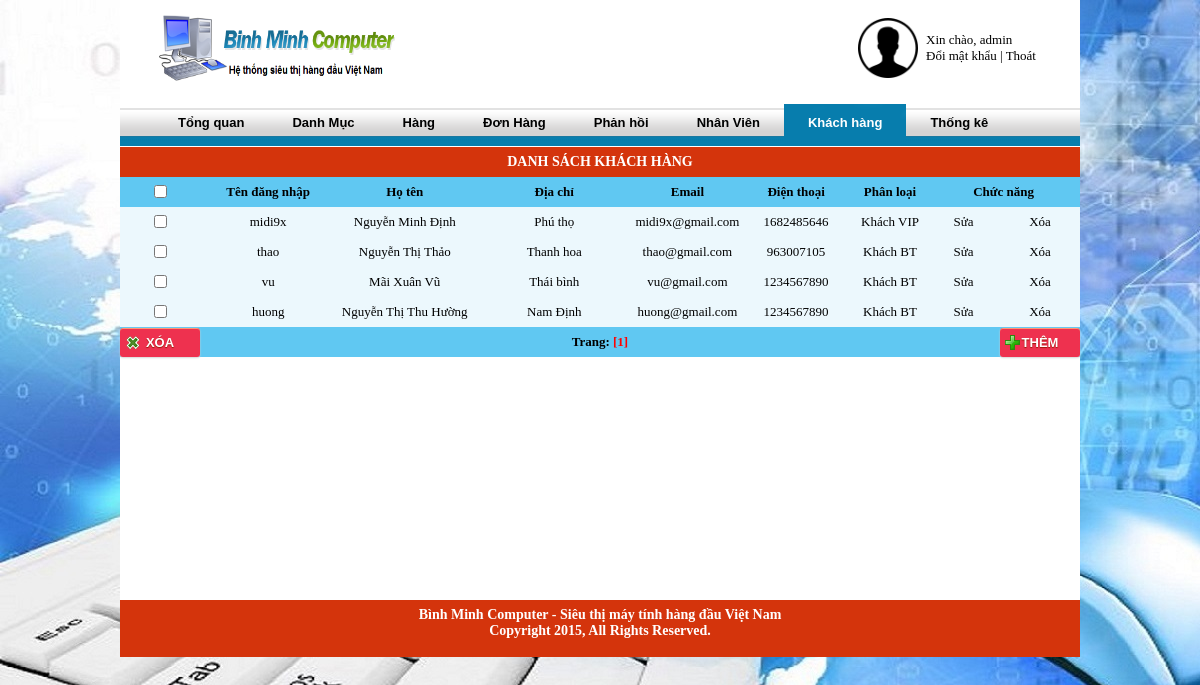
Screenshot of /admin/?m=khach-hang (signed in) with the database file from the repository.
### tables this page shows
CREATE TABLE IF NOT EXISTS `khachhang` (
  `id_kh` int(11) NOT NULL AUTO_INCREMENT,
  `username` text NOT NULL,
  `password` varchar(32) NOT NULL,
  `hoten` text NOT NULL,
  `diachi` text NOT NULL,
  `dienthoai` int(11) NOT NULL,
  `email` text NOT NULL,
  `ngaysinh` date NOT NULL,
  `gioitinh` int(1) NOT NULL,
  `phanloai` int(1) NOT NULL,
  PRIMARY KEY (`id_kh`)
);

### admin/include/khach-hang.php (the view, shortened to what this page needs)
<form method="post">
<table width="960" border="0" cellspacing="0" cellpadding="0">
  <tr>
    <td colspan="9" class="tieude" align="center">DANH SÁCH KHÁCH HÀNG</td>
  </tr>
  <tr height="30" class="dau">
    <td align="center" width="50" ><input id="selectall" type="checkbox"></td>
    <td align="center" width="150">Tên đăng nhập</strong></td>
    <td width="150" align="center"><strong>Họ tên</strong></td>
    <td align="center" width="130"><strong>Địa chỉ</strong></td>
    <td align="center" width="100"><strong>Email</strong></td>
    <td align="center" width="120"> <strong>Điện thoại</strong></td>
    <td align="center" width="80" ><strong>Phân loại</strong></td>
    <td align="center" colspan="2" width="155" ><strong>Chức năng</strong></td>
  </tr>
<?php
		$sql="select * from khachhang";
		$kq=mysql_query($sql);
		if(!$kq)
			echo "Không có người dùng nào";
		else{
		while($r=mysql_fetch_array($kq))
		{
			$user=$r["username"];
			$hoten=$r["hoten"];
			$diachi=$r["diachi"];
			$email=$r["email"];
			$dienthoai=$r["dienthoai"];
			$pl=$r["phanloai"];
  ?>
  <tr class=noidung>
  <td width="50" class="noidung" align="center">
  <input type="checkbox" name="chon[]" class="checkbox1"  value="<?php echo $user; ?>"/></td>
    <td width="150" height="30" align="center"><?php echo "$user"; ?></td>
    <td width="150" align="center"><?php echo "$hoten"; ?> </a> </td>
    <td width="180" align="center"><?php echo "$diachi"; ?></td>
    <td width="100" align="center"><?php echo "$email"; ?></td>
    <td width="120" align="center"><?php echo "$dienthoai"; ?></td>
    <td width="80" align="center">
	<?php if($pl==0)
			echo "Khách BT";
		else
			echo "Khách VIP";
		?></td>
	<td align="center" width="80" ><a  onclick="return ht();" href="#">Sửa</a></td>
	<td align="center" width="75" ><a  onclick="return ht();" href="#">Xóa</a></td>
  </tr>
 <?php
		}
		}
 ?>
<tr class=dau>
<td>
 <input type="submit" class="button del" name="xoa" value='Xóa' onClick="return checktv();document.form.submit();"/>
</td>
<td colspan="7" style="text-align: center;">
		Trang: <a href='#'><font color='#FF0000'>[1]</font>
	</td>
<td  colspan="9"  style="text-align: right;">
  <input type="button" class="button add"  onclick="return ht();" value='Thêm'/>
</td>
</tr>
</table>
</form>

### admin/css/main.css (style rules this page uses)
body { background-repeat: repeat-y; margin-left: 0px; margin-top: 0px; margin-right: 0px; margin-bottom: 0px; text-align: center; font-family:Tahoma; font-size:13px; background:url('/admin/img/bg.jpg'); background-attachment: fixed; }
a:link { text-decoration: none; color:#000000; }
.button { border:none!important; border-style: None; text-decoration: none; min-width: 80px; height: 29px; text-align: center; font: bold 13px arial; background: #EE314F!important; color: #ffffff; border-radius: 3px; -moz-border-radius: 3px; -khtml-border-radius: 3px; -webkit-border-radius: 3px; -moz-box-shadow: 0px 3px 0px #ae0c25; -webkit-box-shadow: 0px 3px 0px #ae0c25; cursor:pointer; text-transform: uppercase; }
.button { border-color: #d1371c #d1371c #9f220d; text-shadow: 0 1px 1px #961a07; box-shadow: 0 1px 2px #d6d6d6, inset 0 1px 0 #ff9573; }
input.button.del { background-position: 5px 7px!important; background-image: url(../img/delete.png)!important; background-repeat: no-repeat!important; }
input.button.add { background-position: 5px 7px!important; background-image: url(../img/add.png)!important; background-repeat: no-repeat!important; }
.tieude { color:#FFFFFF; font-family:Tahoma; font-size: 14px; font-weight:bold; background-color:#d4340c;height:30px; }
tr.noidung { background: none repeat scroll 0% 0% #ECF8FD; border-top: 1px solid #FFF; height:30px; }
tr.dau { height:30px; background: none repeat scroll 0% 0% #60C8F2; font-weight: bold; }

### rows the page displays
khachhang: username "midi9x", hoten "Nguyễn Minh Định", diachi "Phú thọ", email "midi9x@gmail.com", dienthoai "1682485646", phanloai "Khách VIP"
khachhang: username "thao", hoten "Nguyễn Thị Thảo", diachi "Thanh hoa", email "thao@gmail.com", dienthoai "963007105", phanloai "Khách BT"
khachhang: username "vu", hoten "Mãi Xuân Vũ", diachi "Thái bình", email "vu@gmail.com", dienthoai "1234567890", phanloai "Khách BT"
khachhang: username "huong", hoten "Nguyễn Thị Thu Hường", diachi "Nam Định", email "huong@gmail.com", dienthoai "1234567890", phanloai "Khách BT"

### other values shown
$_SESSION['useradmin'] "admin"
